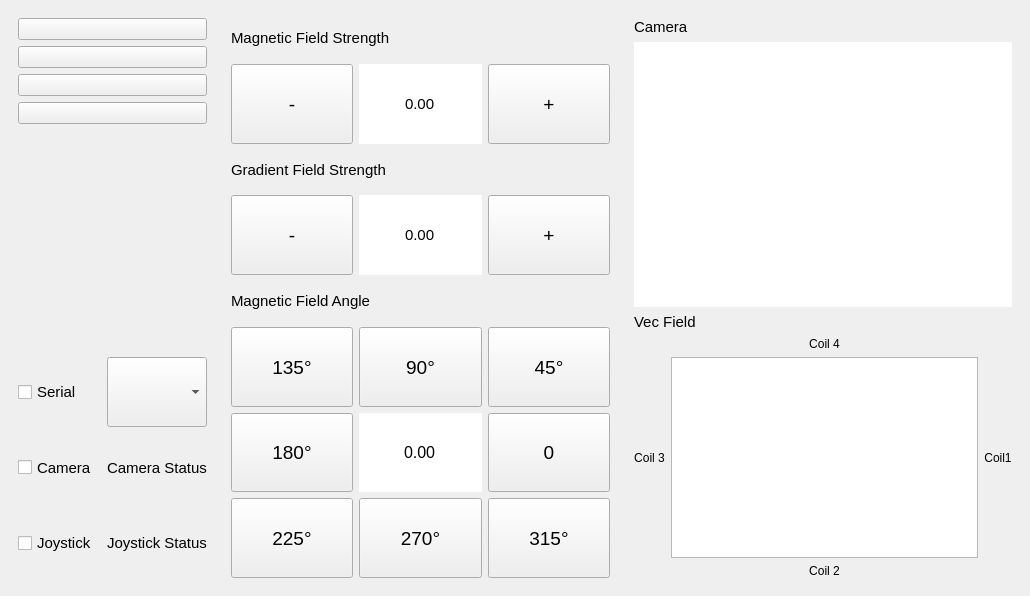
<?xml version="1.0" encoding="UTF-8"?>
<ui version="4.0">
 <class>MainWindow</class>
 <widget class="QMainWindow" name="MainWindow">
  <property name="geometry">
   <rect>
    <x>0</x>
    <y>0</y>
    <width>1030</width>
    <height>596</height>
   </rect>
  </property>
  <property name="windowTitle">
   <string>MainWindow</string>
  </property>
  <widget class="QWidget" name="centralwidget">
   <layout class="QGridLayout" name="gridLayout_7">
    <item row="0" column="0">
     <layout class="QGridLayout" name="gridLayout">
      <item row="0" column="3">
       <widget class="QWidget" name="Cam_widget" native="true">
        <property name="sizePolicy">
         <sizepolicy hsizetype="Expanding" vsizetype="Expanding">
          <horstretch>5</horstretch>
          <verstretch>5</verstretch>
         </sizepolicy>
        </property>
        <layout class="QGridLayout" name="gridLayout_3">
         <item row="0" column="0">
          <widget class="QLabel" name="label_4">
           <property name="font">
            <font>
             <pointsize>11</pointsize>
            </font>
           </property>
           <property name="text">
            <string>Camera</string>
           </property>
          </widget>
         </item>
         <item row="1" column="0">
          <widget class="QGraphicsView" name="cam_view">
           <property name="frameShape">
            <enum>QFrame::NoFrame</enum>
           </property>
           <property name="sizeAdjustPolicy">
            <enum>QAbstractScrollArea::AdjustToContents</enum>
           </property>
          </widget>
         </item>
         <item row="2" column="0">
          <layout class="QGridLayout" name="Vec_field">
           <item row="3" column="1">
            <widget class="QGraphicsView" name="vec_view"/>
           </item>
           <item row="4" column="1">
            <widget class="QLabel" name="I2">
             <property name="text">
              <string>Coil 2</string>
             </property>
             <property name="alignment">
              <set>Qt::AlignCenter</set>
             </property>
            </widget>
           </item>
           <item row="3" column="2">
            <widget class="QLabel" name="I1">
             <property name="text">
              <string>Coil1</string>
             </property>
             <property name="alignment">
              <set>Qt::AlignCenter</set>
             </property>
            </widget>
           </item>
           <item row="2" column="1">
            <widget class="QLabel" name="I4">
             <property name="text">
              <string>Coil 4</string>
             </property>
             <property name="alignment">
              <set>Qt::AlignCenter</set>
             </property>
            </widget>
           </item>
           <item row="3" column="0">
            <widget class="QLabel" name="I3">
             <property name="text">
              <string>Coil 3</string>
             </property>
             <property name="alignment">
              <set>Qt::AlignCenter</set>
             </property>
            </widget>
           </item>
           <item row="1" column="0" colspan="2">
            <widget class="QLabel" name="label_13">
             <property name="font">
              <font>
               <pointsize>11</pointsize>
              </font>
             </property>
             <property name="text">
              <string>Vec Field</string>
             </property>
            </widget>
           </item>
          </layout>
         </item>
        </layout>
       </widget>
      </item>
      <item row="0" column="2">
       <widget class="QWidget" name="Input_widget" native="true">
        <property name="sizePolicy">
         <sizepolicy hsizetype="Expanding" vsizetype="Expanding">
          <horstretch>5</horstretch>
          <verstretch>5</verstretch>
         </sizepolicy>
        </property>
        <layout class="QGridLayout" name="gridLayout_2">
         <item row="5" column="2">
          <widget class="QPushButton" name="angle_45">
           <property name="sizePolicy">
            <sizepolicy hsizetype="Expanding" vsizetype="Expanding">
             <horstretch>0</horstretch>
             <verstretch>2</verstretch>
            </sizepolicy>
           </property>
           <property name="font">
            <font>
             <pointsize>14</pointsize>
            </font>
           </property>
           <property name="text">
            <string>45°</string>
           </property>
          </widget>
         </item>
         <item row="5" column="1">
          <widget class="QPushButton" name="angle_90">
           <property name="sizePolicy">
            <sizepolicy hsizetype="Expanding" vsizetype="Expanding">
             <horstretch>0</horstretch>
             <verstretch>2</verstretch>
            </sizepolicy>
           </property>
           <property name="font">
            <font>
             <pointsize>14</pointsize>
            </font>
           </property>
           <property name="text">
            <string>90°</string>
           </property>
          </widget>
         </item>
         <item row="5" column="0">
          <widget class="QPushButton" name="angle_135">
           <property name="sizePolicy">
            <sizepolicy hsizetype="Expanding" vsizetype="Expanding">
             <horstretch>0</horstretch>
             <verstretch>2</verstretch>
            </sizepolicy>
           </property>
           <property name="font">
            <font>
             <pointsize>14</pointsize>
            </font>
           </property>
           <property name="text">
            <string>135°</string>
           </property>
          </widget>
         </item>
         <item row="6" column="1">
          <widget class="QDoubleSpinBox" name="theta_spinbox">
           <property name="sizePolicy">
            <sizepolicy hsizetype="Expanding" vsizetype="Expanding">
             <horstretch>0</horstretch>
             <verstretch>0</verstretch>
            </sizepolicy>
           </property>
           <property name="font">
            <font>
             <pointsize>12</pointsize>
            </font>
           </property>
           <property name="autoFillBackground">
            <bool>false</bool>
           </property>
           <property name="wrapping">
            <bool>false</bool>
           </property>
           <property name="frame">
            <bool>false</bool>
           </property>
           <property name="alignment">
            <set>Qt::AlignCenter</set>
           </property>
           <property name="buttonSymbols">
            <enum>QAbstractSpinBox::NoButtons</enum>
           </property>
           <property name="maximum">
            <double>359.990000000000009</double>
           </property>
          </widget>
         </item>
         <item row="6" column="0">
          <widget class="QPushButton" name="angle_180">
           <property name="sizePolicy">
            <sizepolicy hsizetype="Expanding" vsizetype="Expanding">
             <horstretch>0</horstretch>
             <verstretch>2</verstretch>
            </sizepolicy>
           </property>
           <property name="font">
            <font>
             <pointsize>14</pointsize>
            </font>
           </property>
           <property name="text">
            <string>180°</string>
           </property>
          </widget>
         </item>
         <item row="3" column="1">
          <widget class="QDoubleSpinBox" name="F_spinbox">
           <property name="sizePolicy">
            <sizepolicy hsizetype="Minimum" vsizetype="Expanding">
             <horstretch>0</horstretch>
             <verstretch>2</verstretch>
            </sizepolicy>
           </property>
           <property name="font">
            <font>
             <pointsize>11</pointsize>
            </font>
           </property>
           <property name="mouseTracking">
            <bool>false</bool>
           </property>
           <property name="tabletTracking">
            <bool>false</bool>
           </property>
           <property name="focusPolicy">
            <enum>Qt::WheelFocus</enum>
           </property>
           <property name="layoutDirection">
            <enum>Qt::LeftToRight</enum>
           </property>
           <property name="autoFillBackground">
            <bool>false</bool>
           </property>
           <property name="wrapping">
            <bool>false</bool>
           </property>
           <property name="frame">
            <bool>false</bool>
           </property>
           <property name="alignment">
            <set>Qt::AlignCenter</set>
           </property>
           <property name="buttonSymbols">
            <enum>QAbstractSpinBox::NoButtons</enum>
           </property>
           <property name="accelerated">
            <bool>false</bool>
           </property>
           <property name="showGroupSeparator" stdset="0">
            <bool>false</bool>
           </property>
           <property name="maximum">
            <double>100000.000000000000000</double>
           </property>
          </widget>
         </item>
         <item row="7" column="1">
          <widget class="QPushButton" name="angle_270">
           <property name="sizePolicy">
            <sizepolicy hsizetype="Minimum" vsizetype="Expanding">
             <horstretch>0</horstretch>
             <verstretch>2</verstretch>
            </sizepolicy>
           </property>
           <property name="font">
            <font>
             <pointsize>14</pointsize>
            </font>
           </property>
           <property name="text">
            <string>270°</string>
           </property>
          </widget>
         </item>
         <item row="3" column="0">
          <widget class="QPushButton" name="F_minus">
           <property name="sizePolicy">
            <sizepolicy hsizetype="Minimum" vsizetype="Expanding">
             <horstretch>0</horstretch>
             <verstretch>2</verstretch>
            </sizepolicy>
           </property>
           <property name="font">
            <font>
             <pointsize>14</pointsize>
            </font>
           </property>
           <property name="text">
            <string>-</string>
           </property>
          </widget>
         </item>
         <item row="4" column="0" colspan="3">
          <widget class="QLabel" name="label_3">
           <property name="sizePolicy">
            <sizepolicy hsizetype="Expanding" vsizetype="Expanding">
             <horstretch>1</horstretch>
             <verstretch>1</verstretch>
            </sizepolicy>
           </property>
           <property name="font">
            <font>
             <pointsize>11</pointsize>
            </font>
           </property>
           <property name="text">
            <string>Magnetic Field Angle</string>
           </property>
           <property name="alignment">
            <set>Qt::AlignLeading|Qt::AlignLeft|Qt::AlignVCenter</set>
           </property>
          </widget>
         </item>
         <item row="6" column="2">
          <widget class="QPushButton" name="angle_0">
           <property name="sizePolicy">
            <sizepolicy hsizetype="Expanding" vsizetype="Expanding">
             <horstretch>0</horstretch>
             <verstretch>2</verstretch>
            </sizepolicy>
           </property>
           <property name="font">
            <font>
             <pointsize>14</pointsize>
            </font>
           </property>
           <property name="text">
            <string>0</string>
           </property>
          </widget>
         </item>
         <item row="7" column="0">
          <widget class="QPushButton" name="angle_225">
           <property name="sizePolicy">
            <sizepolicy hsizetype="Minimum" vsizetype="Expanding">
             <horstretch>0</horstretch>
             <verstretch>2</verstretch>
            </sizepolicy>
           </property>
           <property name="font">
            <font>
             <pointsize>14</pointsize>
            </font>
           </property>
           <property name="text">
            <string>225°</string>
           </property>
          </widget>
         </item>
         <item row="0" column="0" colspan="3">
          <widget class="QLabel" name="label">
           <property name="sizePolicy">
            <sizepolicy hsizetype="MinimumExpanding" vsizetype="Expanding">
             <horstretch>1</horstretch>
             <verstretch>1</verstretch>
            </sizepolicy>
           </property>
           <property name="font">
            <font>
             <pointsize>11</pointsize>
            </font>
           </property>
           <property name="text">
            <string>Magnetic Field Strength</string>
           </property>
           <property name="alignment">
            <set>Qt::AlignLeading|Qt::AlignLeft|Qt::AlignVCenter</set>
           </property>
          </widget>
         </item>
         <item row="3" column="2">
          <widget class="QPushButton" name="F_add">
           <property name="sizePolicy">
            <sizepolicy hsizetype="Minimum" vsizetype="Expanding">
             <horstretch>0</horstretch>
             <verstretch>2</verstretch>
            </sizepolicy>
           </property>
           <property name="font">
            <font>
             <pointsize>14</pointsize>
            </font>
           </property>
           <property name="text">
            <string>+</string>
           </property>
          </widget>
         </item>
         <item row="2" column="0" colspan="3">
          <widget class="QLabel" name="label_2">
           <property name="sizePolicy">
            <sizepolicy hsizetype="Expanding" vsizetype="Expanding">
             <horstretch>1</horstretch>
             <verstretch>1</verstretch>
            </sizepolicy>
           </property>
           <property name="font">
            <font>
             <pointsize>11</pointsize>
            </font>
           </property>
           <property name="text">
            <string>Gradient Field Strength</string>
           </property>
           <property name="alignment">
            <set>Qt::AlignLeading|Qt::AlignLeft|Qt::AlignVCenter</set>
           </property>
          </widget>
         </item>
         <item row="1" column="1">
          <widget class="QDoubleSpinBox" name="B_spinbox">
           <property name="sizePolicy">
            <sizepolicy hsizetype="Minimum" vsizetype="Expanding">
             <horstretch>0</horstretch>
             <verstretch>2</verstretch>
            </sizepolicy>
           </property>
           <property name="font">
            <font>
             <pointsize>11</pointsize>
            </font>
           </property>
           <property name="mouseTracking">
            <bool>false</bool>
           </property>
           <property name="tabletTracking">
            <bool>false</bool>
           </property>
           <property name="focusPolicy">
            <enum>Qt::WheelFocus</enum>
           </property>
           <property name="layoutDirection">
            <enum>Qt::LeftToRight</enum>
           </property>
           <property name="wrapping">
            <bool>false</bool>
           </property>
           <property name="frame">
            <bool>false</bool>
           </property>
           <property name="alignment">
            <set>Qt::AlignCenter</set>
           </property>
           <property name="readOnly">
            <bool>false</bool>
           </property>
           <property name="buttonSymbols">
            <enum>QAbstractSpinBox::NoButtons</enum>
           </property>
           <property name="accelerated">
            <bool>false</bool>
           </property>
           <property name="showGroupSeparator" stdset="0">
            <bool>false</bool>
           </property>
           <property name="maximum">
            <double>24.000000000000000</double>
           </property>
          </widget>
         </item>
         <item row="1" column="2">
          <widget class="QPushButton" name="B_add">
           <property name="sizePolicy">
            <sizepolicy hsizetype="Minimum" vsizetype="Expanding">
             <horstretch>1</horstretch>
             <verstretch>2</verstretch>
            </sizepolicy>
           </property>
           <property name="font">
            <font>
             <pointsize>14</pointsize>
            </font>
           </property>
           <property name="text">
            <string>+</string>
           </property>
          </widget>
         </item>
         <item row="1" column="0">
          <widget class="QPushButton" name="B_minus">
           <property name="sizePolicy">
            <sizepolicy hsizetype="Minimum" vsizetype="Expanding">
             <horstretch>1</horstretch>
             <verstretch>2</verstretch>
            </sizepolicy>
           </property>
           <property name="font">
            <font>
             <pointsize>14</pointsize>
            </font>
           </property>
           <property name="text">
            <string>-</string>
           </property>
          </widget>
         </item>
         <item row="7" column="2">
          <widget class="QPushButton" name="angle_315">
           <property name="sizePolicy">
            <sizepolicy hsizetype="Minimum" vsizetype="Expanding">
             <horstretch>0</horstretch>
             <verstretch>2</verstretch>
            </sizepolicy>
           </property>
           <property name="font">
            <font>
             <pointsize>14</pointsize>
            </font>
           </property>
           <property name="text">
            <string>315°</string>
           </property>
          </widget>
         </item>
        </layout>
       </widget>
      </item>
      <item row="0" column="0">
       <widget class="QWidget" name="Side_widget" native="true">
        <property name="sizePolicy">
         <sizepolicy hsizetype="Expanding" vsizetype="Expanding">
          <horstretch>1</horstretch>
          <verstretch>1</verstretch>
         </sizepolicy>
        </property>
        <layout class="QGridLayout" name="gridLayout_5">
         <item row="1" column="0">
          <widget class="QPushButton" name="reset_button">
           <property name="sizePolicy">
            <sizepolicy hsizetype="Minimum" vsizetype="Fixed">
             <horstretch>0</horstretch>
             <verstretch>0</verstretch>
            </sizepolicy>
           </property>
           <property name="text">
            <string/>
           </property>
           <property name="icon">
            <iconset>
             <normaloff>icons/reset.png</normaloff>icons/reset.png</iconset>
           </property>
           <property name="iconSize">
            <size>
             <width>50</width>
             <height>50</height>
            </size>
           </property>
          </widget>
         </item>
         <item row="6" column="0">
          <layout class="QGridLayout" name="gridLayout_4">
           <item row="2" column="1">
            <widget class="QLabel" name="camera_status">
             <property name="sizePolicy">
              <sizepolicy hsizetype="Expanding" vsizetype="Expanding">
               <horstretch>0</horstretch>
               <verstretch>0</verstretch>
              </sizepolicy>
             </property>
             <property name="font">
              <font>
               <pointsize>11</pointsize>
              </font>
             </property>
             <property name="text">
              <string>Camera Status</string>
             </property>
            </widget>
           </item>
           <item row="3" column="1">
            <widget class="QLabel" name="joystick_status">
             <property name="sizePolicy">
              <sizepolicy hsizetype="Expanding" vsizetype="Expanding">
               <horstretch>0</horstretch>
               <verstretch>0</verstretch>
              </sizepolicy>
             </property>
             <property name="font">
              <font>
               <pointsize>11</pointsize>
              </font>
             </property>
             <property name="text">
              <string>Joystick Status</string>
             </property>
            </widget>
           </item>
           <item row="2" column="0">
            <widget class="QCheckBox" name="camera_checkbox">
             <property name="sizePolicy">
              <sizepolicy hsizetype="Expanding" vsizetype="Expanding">
               <horstretch>0</horstretch>
               <verstretch>0</verstretch>
              </sizepolicy>
             </property>
             <property name="font">
              <font>
               <pointsize>11</pointsize>
              </font>
             </property>
             <property name="layoutDirection">
              <enum>Qt::LeftToRight</enum>
             </property>
             <property name="text">
              <string>Camera</string>
             </property>
             <property name="checkable">
              <bool>true</bool>
             </property>
             <property name="checked">
              <bool>false</bool>
             </property>
            </widget>
           </item>
           <item row="3" column="0">
            <widget class="QCheckBox" name="joystick_checkbox">
             <property name="sizePolicy">
              <sizepolicy hsizetype="Expanding" vsizetype="Expanding">
               <horstretch>0</horstretch>
               <verstretch>0</verstretch>
              </sizepolicy>
             </property>
             <property name="font">
              <font>
               <pointsize>11</pointsize>
              </font>
             </property>
             <property name="text">
              <string>Joystick </string>
             </property>
             <property name="checkable">
              <bool>true</bool>
             </property>
             <property name="checked">
              <bool>false</bool>
             </property>
            </widget>
           </item>
           <item row="1" column="1">
            <widget class="QComboBox" name="serial_list">
             <property name="sizePolicy">
              <sizepolicy hsizetype="Expanding" vsizetype="Expanding">
               <horstretch>0</horstretch>
               <verstretch>0</verstretch>
              </sizepolicy>
             </property>
             <property name="font">
              <font>
               <pointsize>11</pointsize>
              </font>
             </property>
            </widget>
           </item>
           <item row="1" column="0">
            <widget class="QCheckBox" name="serial_checkbox">
             <property name="sizePolicy">
              <sizepolicy hsizetype="Expanding" vsizetype="Expanding">
               <horstretch>0</horstretch>
               <verstretch>0</verstretch>
              </sizepolicy>
             </property>
             <property name="font">
              <font>
               <pointsize>11</pointsize>
              </font>
             </property>
             <property name="layoutDirection">
              <enum>Qt::LeftToRight</enum>
             </property>
             <property name="text">
              <string>Serial</string>
             </property>
             <property name="checkable">
              <bool>true</bool>
             </property>
             <property name="checked">
              <bool>false</bool>
             </property>
            </widget>
           </item>
          </layout>
         </item>
         <item row="4" column="0">
          <widget class="QLabel" name="label_5">
           <property name="sizePolicy">
            <sizepolicy hsizetype="Preferred" vsizetype="Expanding">
             <horstretch>0</horstretch>
             <verstretch>0</verstretch>
            </sizepolicy>
           </property>
           <property name="text">
            <string/>
           </property>
          </widget>
         </item>
         <item row="3" column="0">
          <widget class="QPushButton" name="game2_button">
           <property name="sizePolicy">
            <sizepolicy hsizetype="Minimum" vsizetype="Fixed">
             <horstretch>0</horstretch>
             <verstretch>0</verstretch>
            </sizepolicy>
           </property>
           <property name="text">
            <string/>
           </property>
           <property name="icon">
            <iconset>
             <normaloff>icons/games.png</normaloff>icons/games.png</iconset>
           </property>
           <property name="iconSize">
            <size>
             <width>50</width>
             <height>50</height>
            </size>
           </property>
          </widget>
         </item>
         <item row="2" column="0">
          <widget class="QPushButton" name="game1_button">
           <property name="sizePolicy">
            <sizepolicy hsizetype="Minimum" vsizetype="Fixed">
             <horstretch>0</horstretch>
             <verstretch>0</verstretch>
            </sizepolicy>
           </property>
           <property name="text">
            <string/>
           </property>
           <property name="icon">
            <iconset>
             <normaloff>icons/games.png</normaloff>icons/games.png</iconset>
           </property>
           <property name="iconSize">
            <size>
             <width>50</width>
             <height>50</height>
            </size>
           </property>
          </widget>
         </item>
         <item row="0" column="0">
          <widget class="QPushButton" name="home_button">
           <property name="sizePolicy">
            <sizepolicy hsizetype="Minimum" vsizetype="Fixed">
             <horstretch>0</horstretch>
             <verstretch>0</verstretch>
            </sizepolicy>
           </property>
           <property name="font">
            <font>
             <kerning>true</kerning>
            </font>
           </property>
           <property name="text">
            <string/>
           </property>
           <property name="icon">
            <iconset>
             <normaloff>icons/home.png</normaloff>icons/home.png</iconset>
           </property>
           <property name="iconSize">
            <size>
             <width>50</width>
             <height>50</height>
            </size>
           </property>
          </widget>
         </item>
        </layout>
       </widget>
      </item>
     </layout>
    </item>
   </layout>
  </widget>
 </widget>
 <resources/>
 <connections>
  <connection>
   <sender>B_add</sender>
   <signal>clicked()</signal>
   <receiver>B_spinbox</receiver>
   <slot>stepUp()</slot>
   <hints>
    <hint type="sourcelabel">
     <x>549</x>
     <y>95</y>
    </hint>
    <hint type="destinationlabel">
     <x>474</x>
     <y>95</y>
    </hint>
   </hints>
  </connection>
  <connection>
   <sender>B_minus</sender>
   <signal>clicked()</signal>
   <receiver>B_spinbox</receiver>
   <slot>stepDown()</slot>
   <hints>
    <hint type="sourcelabel">
     <x>381</x>
     <y>84</y>
    </hint>
    <hint type="destinationlabel">
     <x>433</x>
     <y>89</y>
    </hint>
   </hints>
  </connection>
  <connection>
   <sender>F_add</sender>
   <signal>clicked()</signal>
   <receiver>F_spinbox</receiver>
   <slot>stepUp()</slot>
   <hints>
    <hint type="sourcelabel">
     <x>535</x>
     <y>223</y>
    </hint>
    <hint type="destinationlabel">
     <x>478</x>
     <y>227</y>
    </hint>
   </hints>
  </connection>
  <connection>
   <sender>F_minus</sender>
   <signal>clicked()</signal>
   <receiver>F_spinbox</receiver>
   <slot>stepDown()</slot>
   <hints>
    <hint type="sourcelabel">
     <x>352</x>
     <y>228</y>
    </hint>
    <hint type="destinationlabel">
     <x>411</x>
     <y>229</y>
    </hint>
   </hints>
  </connection>
  <connection>
   <sender>joystick_checkbox</sender>
   <signal>toggled(bool)</signal>
   <receiver>angle_225</receiver>
   <slot>setDisabled(bool)</slot>
   <hints>
    <hint type="sourcelabel">
     <x>84</x>
     <y>553</y>
    </hint>
    <hint type="destinationlabel">
     <x>302</x>
     <y>531</y>
    </hint>
   </hints>
  </connection>
  <connection>
   <sender>joystick_checkbox</sender>
   <signal>toggled(bool)</signal>
   <receiver>angle_180</receiver>
   <slot>setDisabled(bool)</slot>
   <hints>
    <hint type="sourcelabel">
     <x>92</x>
     <y>556</y>
    </hint>
    <hint type="destinationlabel">
     <x>306</x>
     <y>454</y>
    </hint>
   </hints>
  </connection>
  <connection>
   <sender>joystick_checkbox</sender>
   <signal>toggled(bool)</signal>
   <receiver>angle_135</receiver>
   <slot>setDisabled(bool)</slot>
   <hints>
    <hint type="sourcelabel">
     <x>87</x>
     <y>560</y>
    </hint>
    <hint type="destinationlabel">
     <x>372</x>
     <y>379</y>
    </hint>
   </hints>
  </connection>
  <connection>
   <sender>joystick_checkbox</sender>
   <signal>toggled(bool)</signal>
   <receiver>angle_90</receiver>
   <slot>setDisabled(bool)</slot>
   <hints>
    <hint type="sourcelabel">
     <x>76</x>
     <y>552</y>
    </hint>
    <hint type="destinationlabel">
     <x>483</x>
     <y>402</y>
    </hint>
   </hints>
  </connection>
  <connection>
   <sender>joystick_checkbox</sender>
   <signal>toggled(bool)</signal>
   <receiver>angle_270</receiver>
   <slot>setDisabled(bool)</slot>
   <hints>
    <hint type="sourcelabel">
     <x>92</x>
     <y>561</y>
    </hint>
    <hint type="destinationlabel">
     <x>460</x>
     <y>516</y>
    </hint>
   </hints>
  </connection>
  <connection>
   <sender>joystick_checkbox</sender>
   <signal>toggled(bool)</signal>
   <receiver>angle_315</receiver>
   <slot>setDisabled(bool)</slot>
   <hints>
    <hint type="sourcelabel">
     <x>74</x>
     <y>557</y>
    </hint>
    <hint type="destinationlabel">
     <x>618</x>
     <y>526</y>
    </hint>
   </hints>
  </connection>
  <connection>
   <sender>joystick_checkbox</sender>
   <signal>toggled(bool)</signal>
   <receiver>angle_0</receiver>
   <slot>setDisabled(bool)</slot>
   <hints>
    <hint type="sourcelabel">
     <x>118</x>
     <y>571</y>
    </hint>
    <hint type="destinationlabel">
     <x>609</x>
     <y>440</y>
    </hint>
   </hints>
  </connection>
  <connection>
   <sender>joystick_checkbox</sender>
   <signal>toggled(bool)</signal>
   <receiver>angle_45</receiver>
   <slot>setDisabled(bool)</slot>
   <hints>
    <hint type="sourcelabel">
     <x>74</x>
     <y>550</y>
    </hint>
    <hint type="destinationlabel">
     <x>596</x>
     <y>370</y>
    </hint>
   </hints>
  </connection>
  <connection>
   <sender>joystick_checkbox</sender>
   <signal>toggled(bool)</signal>
   <receiver>F_minus</receiver>
   <slot>setDisabled(bool)</slot>
   <hints>
    <hint type="sourcelabel">
     <x>73</x>
     <y>560</y>
    </hint>
    <hint type="destinationlabel">
     <x>356</x>
     <y>258</y>
    </hint>
   </hints>
  </connection>
  <connection>
   <sender>joystick_checkbox</sender>
   <signal>toggled(bool)</signal>
   <receiver>F_add</receiver>
   <slot>setDisabled(bool)</slot>
   <hints>
    <hint type="sourcelabel">
     <x>66</x>
     <y>561</y>
    </hint>
    <hint type="destinationlabel">
     <x>546</x>
     <y>241</y>
    </hint>
   </hints>
  </connection>
  <connection>
   <sender>joystick_checkbox</sender>
   <signal>toggled(bool)</signal>
   <receiver>B_minus</receiver>
   <slot>setDisabled(bool)</slot>
   <hints>
    <hint type="sourcelabel">
     <x>70</x>
     <y>555</y>
    </hint>
    <hint type="destinationlabel">
     <x>373</x>
     <y>128</y>
    </hint>
   </hints>
  </connection>
  <connection>
   <sender>joystick_checkbox</sender>
   <signal>toggled(bool)</signal>
   <receiver>B_add</receiver>
   <slot>setDisabled(bool)</slot>
   <hints>
    <hint type="sourcelabel">
     <x>87</x>
     <y>552</y>
    </hint>
    <hint type="destinationlabel">
     <x>559</x>
     <y>129</y>
    </hint>
   </hints>
  </connection>
  <connection>
   <sender>joystick_checkbox</sender>
   <signal>toggled(bool)</signal>
   <receiver>vec_view</receiver>
   <slot>setHidden(bool)</slot>
   <hints>
    <hint type="sourcelabel">
     <x>61</x>
     <y>559</y>
    </hint>
    <hint type="destinationlabel">
     <x>903</x>
     <y>428</y>
    </hint>
   </hints>
  </connection>
  <connection>
   <sender>joystick_checkbox</sender>
   <signal>toggled(bool)</signal>
   <receiver>I3</receiver>
   <slot>setHidden(bool)</slot>
   <hints>
    <hint type="sourcelabel">
     <x>49</x>
     <y>550</y>
    </hint>
    <hint type="destinationlabel">
     <x>676</x>
     <y>445</y>
    </hint>
   </hints>
  </connection>
  <connection>
   <sender>joystick_checkbox</sender>
   <signal>toggled(bool)</signal>
   <receiver>I4</receiver>
   <slot>setHidden(bool)</slot>
   <hints>
    <hint type="sourcelabel">
     <x>76</x>
     <y>549</y>
    </hint>
    <hint type="destinationlabel">
     <x>838</x>
     <y>340</y>
    </hint>
   </hints>
  </connection>
  <connection>
   <sender>joystick_checkbox</sender>
   <signal>toggled(bool)</signal>
   <receiver>I2</receiver>
   <slot>setHidden(bool)</slot>
   <hints>
    <hint type="sourcelabel">
     <x>62</x>
     <y>550</y>
    </hint>
    <hint type="destinationlabel">
     <x>791</x>
     <y>563</y>
    </hint>
   </hints>
  </connection>
  <connection>
   <sender>joystick_checkbox</sender>
   <signal>toggled(bool)</signal>
   <receiver>I1</receiver>
   <slot>setHidden(bool)</slot>
   <hints>
    <hint type="sourcelabel">
     <x>54</x>
     <y>553</y>
    </hint>
    <hint type="destinationlabel">
     <x>992</x>
     <y>456</y>
    </hint>
   </hints>
  </connection>
  <connection>
   <sender>joystick_checkbox</sender>
   <signal>toggled(bool)</signal>
   <receiver>label_13</receiver>
   <slot>setHidden(bool)</slot>
   <hints>
    <hint type="sourcelabel">
     <x>81</x>
     <y>550</y>
    </hint>
    <hint type="destinationlabel">
     <x>752</x>
     <y>322</y>
    </hint>
   </hints>
  </connection>
 </connections>
</ui>
